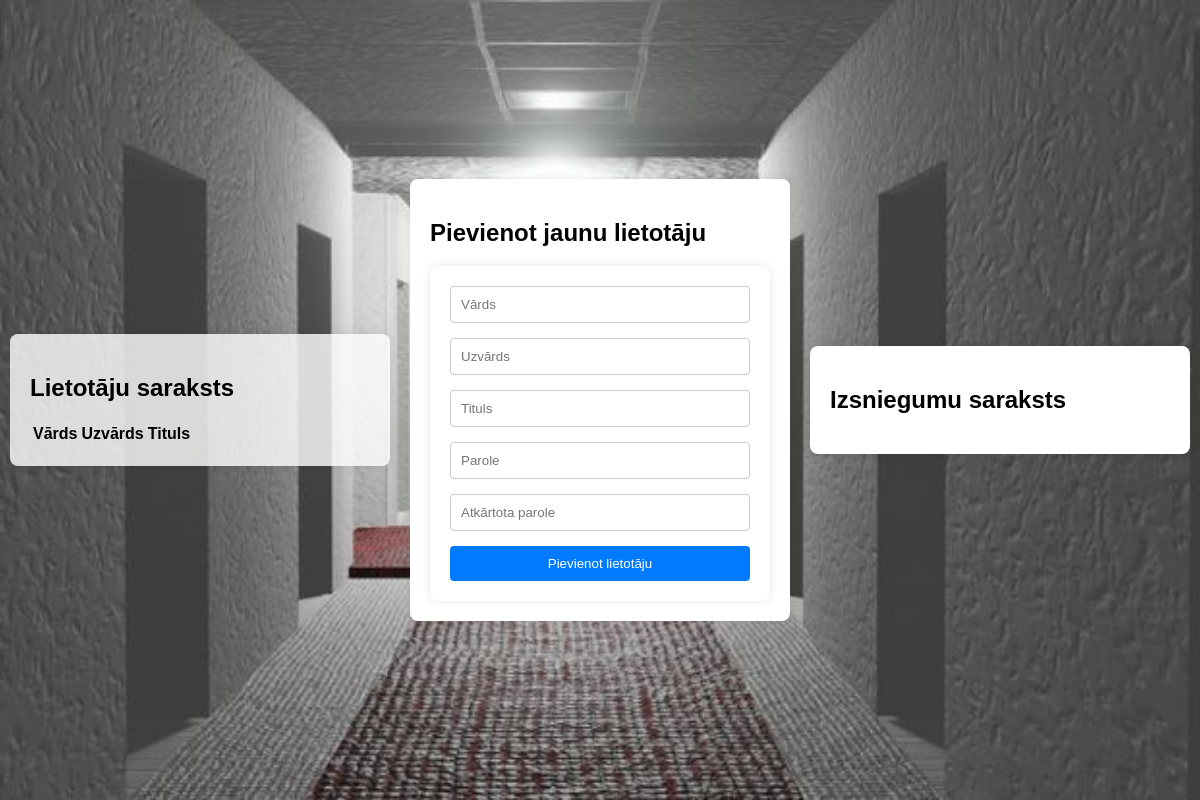
Before: /admin_panel with the older database file.
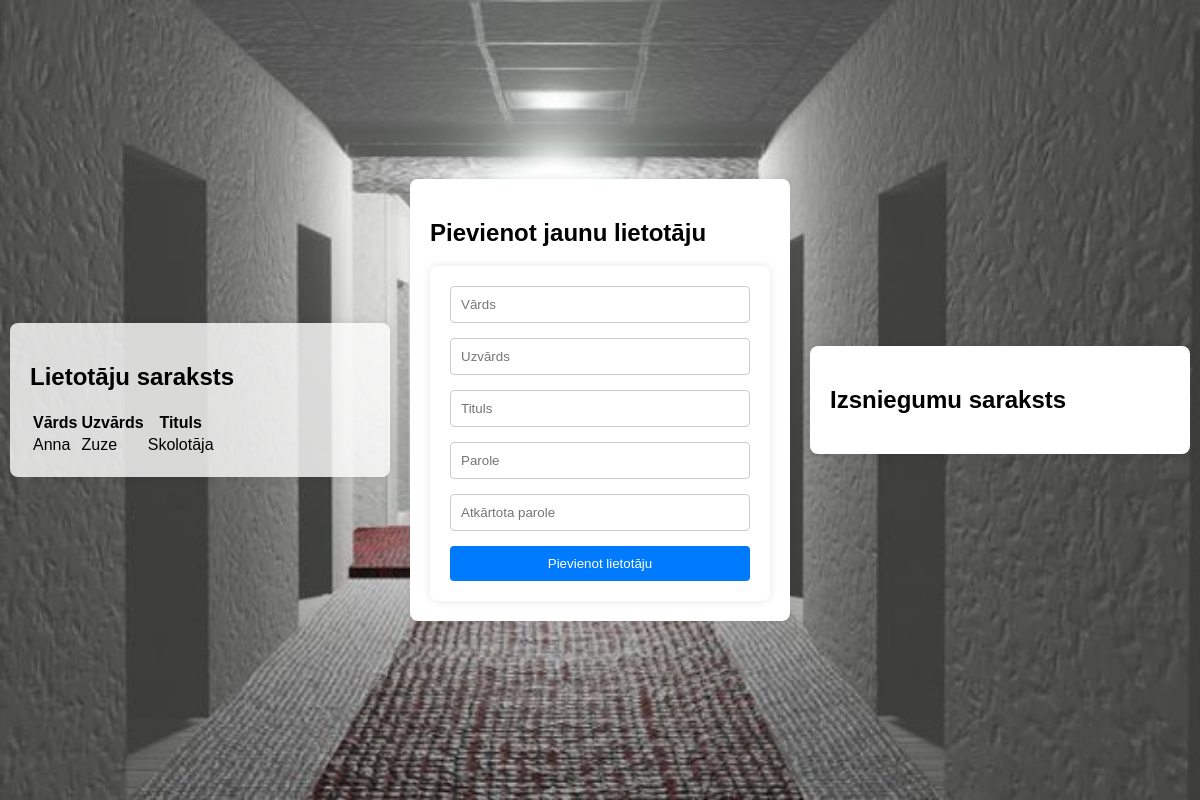
After: the same page with the newer database file.
### tables this page shows
CREATE TABLE darbinieki (
        id INTEGER PRIMARY KEY AUTOINCREMENT,
        vards TEXT NOT NULL,
        uzvards TEXT NOT NULL,
        tituls TEXT NOT NULL,
        parole TEXT NOT NULL
    );

### 11e_Server/galva.py (the view, shortened to what this page needs)
@app.route('/admin_panel', methods=['GET', 'POST'])
def admin_panel():
    cursor.execute("SELECT * FROM darbinieki")
    darbinieki = cursor.fetchall()
    return render_template('admin_panel.html', darbinieki=darbinieki)

### 11e_Server/templates/admin_panel.html (shortened to what this page needs)
<!DOCTYPE html>
<html>
<head>
    <link rel="stylesheet" href="static/styles.css">
</head>
<body>
    <div class="container">
        <div class="admin-container">
            <div class="admin-box left-container">
                <h2>Lietotāju saraksts</h2>
                <table>
                    <thead>
                        <tr>
                            <th>Vārds</th>
                            <th>Uzvārds</th>
                            <th>Tituls</th>
                        </tr>
                    </thead>
                    <tbody>
                        {% for darbinieks in darbinieki %}
                            <tr>
                                <td>{{ darbinieks[1] }}</td>
                                <td>{{ darbinieks[2] }}</td>
                                <td>{{ darbinieks[3] }}</td>
                            </tr>
                        {% endfor %}
                    </tbody>
                </table>
            </div>
            <div class="admin-box add-user-box">
                <h2>Pievienot jaunu lietotāju</h2>
                <form action="/admin_panel" method="post">
                    <input type="text" name="vards" placeholder="Vārds" required><br>
                    <input type="text" name="uzvards" placeholder="Uzvārds" required><br>
                    <input type="text" name="tituls" placeholder="Tituls" required><br>
                    <input type="password" name="parole" placeholder="Parole" required><br>
                    <input type="password" name="parole_atskaites" placeholder="Atkārtota parole" required><br>
                    <button type="submit">Pievienot lietotāju</button>
                </form>
            </div>
            <div class="admin-box">
                <h2>Izsniegumu saraksts</h2>
            </div>
        </div>
    </div>
</body>
</html>

### 11e_Server/static/styles.css (style rules this page uses)
body { font-family: Arial, sans-serif; margin: 0; padding: 0; background-color: #f4f4f4; }
input[type="text"], input[type="password"] { width: 100%; padding: 10px; margin-bottom: 15px; border: 1px solid #ccc; border-radius: 4px; box-sizing: border-box; }
form { max-width: 400px; margin: 0 auto; background-color: #fff; padding: 20px; border-radius: 8px; box-shadow: 0 0 10px rgba(0, 0, 0, 0.1); }
button[type="submit"] { width: 100%; padding: 10px; background-color: #007bff; color: #fff; border: none; border-radius: 4px; cursor: pointer; transition: background-color 0.3s; }
.admin-container { position: relative; display: flex; justify-content: center; align-items: center; height: 100vh; background-image: url('skolasgaitenis.jpg'); background-size: cover; background-repeat: no-repeat; background-position: center; }
.container { display: flex; justify-content: center; align-items: center; height: 100vh; margin: 0; background-color: rgba(255, 255, 255, 0); }
.admin-container { display: flex; justify-content: space-around; align-items: center; width: 100%; background-image: url('skolasgaitenis.jpg'); background-size: cover; background-repeat: no-repeat; background-position: center; }
.admin-box { flex: 1; background-color: rgb(255, 255, 255); padding: 20px; margin: 10px; border-radius: 8px; box-shadow: 0 0 10px rgba(0, 0, 0, 0.1); }
.left-container { flex: 1; background-color: rgba(255, 255, 255, 0.8); padding: 20px; margin: 10px; border-radius: 8px; box-shadow: 0 0 10px rgba(0, 0, 0, 0.1); }

Changed rows visible on the page:
added darbinieki: vards "Anna", uzvards "Zuze", tituls "Skolotāja"
